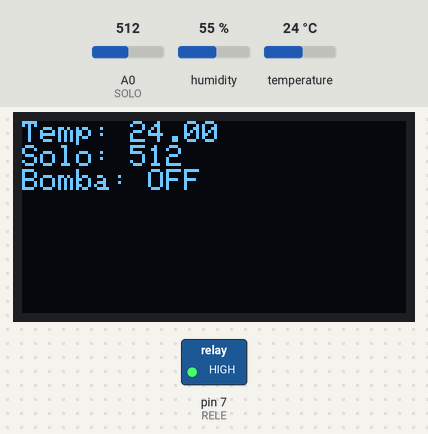
Simulated run of this sketch. Board: Arduino Uno, built with avr-gcc and run on an emulated ATmega328P. On the bench: 128×64 one-colour display, switched loads named in the sketch (green lamp = pin HIGH). The test bench sets the inputs (shaded band); at power-on: A0 (SOLO) = 512, temperature 24 °C, humidity 55 %.

Above: at 2.3 s.
2.4 s: A0 (SOLO) set to 635
At 4.1 s:
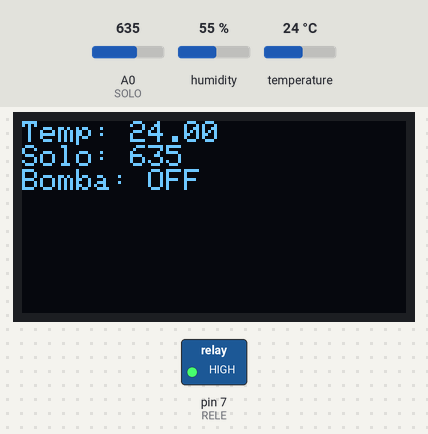
4.6 s: A0 (SOLO) set to 661
At 5.1 s:
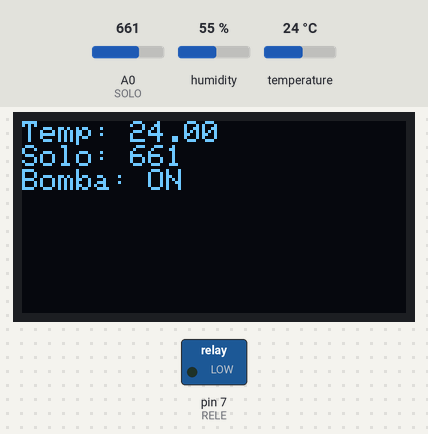
6.7 s: temperature set to 12 °C
At 10.0 s:
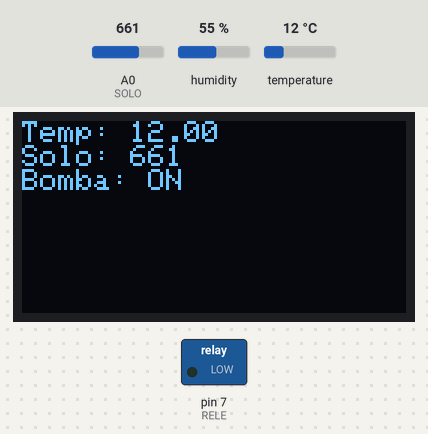
10.8 s: temperature set to 19 °C
13.9 s: temperature set to 28 °C
At 15.9 s:
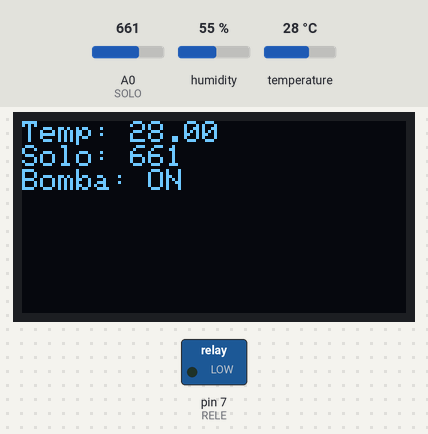
17.0 s: A0 (SOLO) set to 640
At 18.2 s:
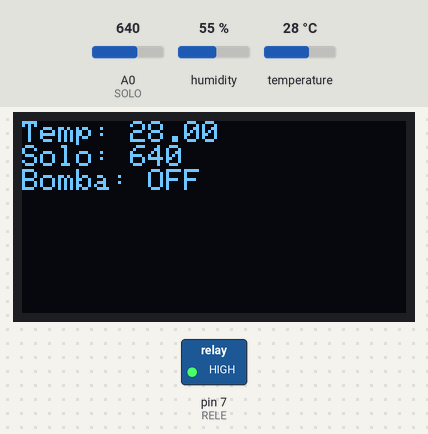
Timing chart, 0 to 20.0 s (numbered marks = the images above; inputs shaded):
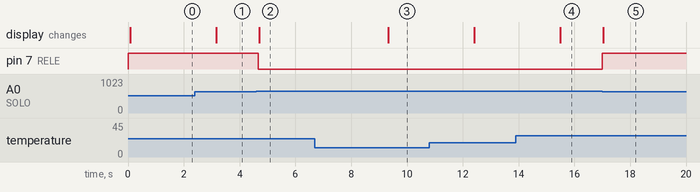

Measured:
- the behaviour switches between 650 and 651 on A0 (SOLO) (found by bisection; images 1 and 2)
- after the input at 2.4 s, the display: changes after 0.77 s (image 1)
- after the input at 4.6 s, pin 7 (RELE): HIGH → LOW after 0.07 s; the display: changes after 0.10 s (image 2)
- after the input at 6.7 s, the display: changes after 2.6 s (image 3)
- after the input at 13.9 s, the display: changes after 1.6 s (image 4)
- after the input at 17.0 s, pin 7 (RELE): LOW → HIGH at once; the display: changes at once (image 5)

The sketch:

Projeto_150_Estufa_Inteligente_Integrada.ino
```cpp
// Projeto 150 - Estufa Inteligente Integrada
// Arduino Uno | Arduino Neon Lab

#include <DHT.h>
#include <Wire.h>
#include <Adafruit_GFX.h>
#include <Adafruit_SSD1306.h>
DHT dht(2,DHT11);
Adafruit_SSD1306 oled(128,64,&Wire,-1);
const byte SOLO=A0,RELE=7;
const bool ATIVO=LOW;
void setup(){ dht.begin();pinMode(RELE,OUTPUT);digitalWrite(RELE,!ATIVO);
 oled.begin(SSD1306_SWITCHCAPVCC,0x3C);oled.setTextSize(1);
 oled.setTextColor(SSD1306_WHITE); }
void loop(){
 int leitura=analogRead(SOLO);float t=dht.readTemperature();
 bool irrigar=leitura>650;
 digitalWrite(RELE,irrigar?ATIVO:!ATIVO);
 oled.clearDisplay();oled.setCursor(0,0);
 oled.print("Temp: ");if(isnan(t))oled.println("falha");else oled.println(t);
 oled.print("Solo: ");oled.println(leitura);
 oled.print("Bomba: ");oled.println(irrigar?"ON":"OFF");oled.display();
 delay(1500);
}
```
